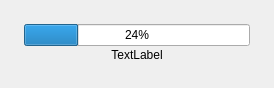
<?xml version="1.0" encoding="UTF-8"?>
<ui version="4.0">
 <class>progressmessage</class>
 <widget class="QMainWindow" name="progressmessage">
  <property name="geometry">
   <rect>
    <x>0</x>
    <y>0</y>
    <width>274</width>
    <height>88</height>
   </rect>
  </property>
  <property name="windowTitle">
   <string>Scribe</string>
  </property>
  <widget class="QWidget" name="centralwidget">
   <layout class="QVBoxLayout" name="verticalLayout">
    <property name="spacing">
     <number>0</number>
    </property>
    <property name="leftMargin">
     <number>24</number>
    </property>
    <property name="topMargin">
     <number>24</number>
    </property>
    <property name="rightMargin">
     <number>24</number>
    </property>
    <property name="bottomMargin">
     <number>24</number>
    </property>
    <item>
     <widget class="QProgressBar" name="progressBar">
      <property name="minimumSize">
       <size>
        <width>0</width>
        <height>0</height>
       </size>
      </property>
      <property name="maximumSize">
       <size>
        <width>226</width>
        <height>16777215</height>
       </size>
      </property>
      <property name="value">
       <number>24</number>
      </property>
     </widget>
    </item>
    <item>
     <widget class="QLabel" name="message">
      <property name="text">
       <string>TextLabel</string>
      </property>
      <property name="alignment">
       <set>Qt::AlignCenter</set>
      </property>
     </widget>
    </item>
   </layout>
  </widget>
 </widget>
 <resources/>
 <connections/>
</ui>
